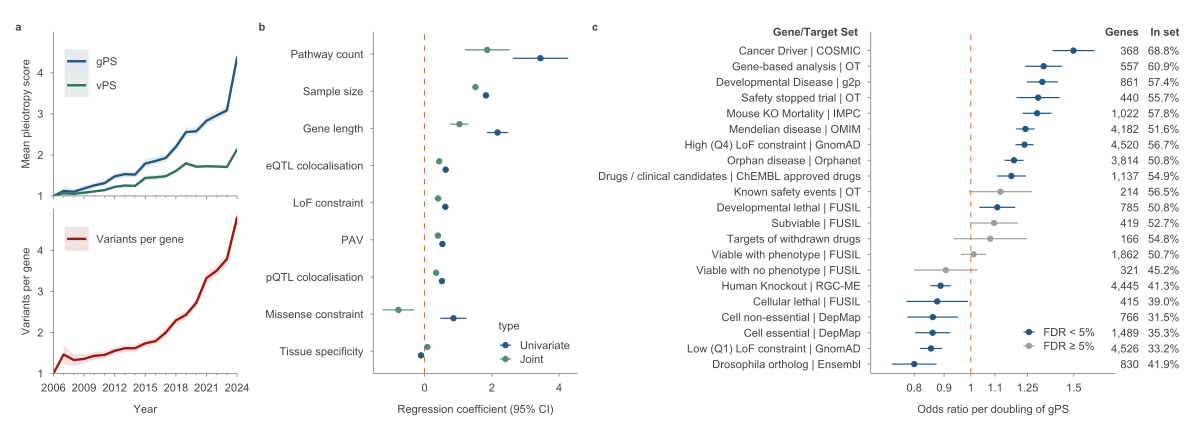

The script that drew this image:
# Figure 4 combined grid: Plot A | Plot B | Plot C
# Produces a single PNG with three panels side by side.

suppressPackageStartupMessages({
  library(ggplot2)
  library(dplyr)
  library(tidyr)
  library(patchwork)
})

# ---- Common style constants ----
text_size    <- 8
text_colour  <- "#434343"
axis_colour  <- "#8a8a8a"
col_gene     <- "#245780"
col_variant  <- "#2F735F"
col_cover    <- "#A01813"
col_uni      <- "#245780"
col_multi    <- "#528B78"
col_gwas     <- "#A01813"
col_other    <- "#245780"
col_vline    <- "#D65A1F"
ci_lwd       <- 0.4

base_theme <- theme_minimal() +
  theme(
    text             = element_text(face = "plain", color = text_colour, size = text_size),
    plot.title       = element_text(face = "plain", size = text_size, hjust = 0.5, color = text_colour),
    axis.title       = element_text(size = text_size, face = "plain", color = text_colour),
    axis.title.y     = element_text(size = text_size, face = "plain", color = text_colour,
                                    margin = margin(r = 4), vjust = 1),
    axis.text        = element_text(size = text_size, face = "plain", color = text_colour),
    axis.text.x      = element_text(size = text_size, face = "bold",
                                    margin = margin(t = -1), color = text_colour),
    axis.title.x     = element_text(size = text_size, face = "plain", color = text_colour,
                                    margin = margin(t = 8)),
    axis.ticks        = element_line(color = axis_colour, linewidth = 0.3),
    axis.ticks.length = unit(0.08, "cm"),
    axis.minor.ticks.length = rel(0.5),
    panel.background  = element_blank(),
    panel.grid.major  = element_blank(),
    panel.grid.major.x = element_blank(),
    panel.grid.minor  = element_blank(),
    panel.border      = element_blank(),
    axis.line         = element_line(color = axis_colour, linewidth = 0.3),
    legend.position   = "bottom",
    legend.title      = element_blank(),
    legend.text       = element_text(face = "plain", color = text_colour, size = text_size),
    strip.background  = element_blank(),
    strip.placement   = "outside",
    strip.text.y      = element_text(size = text_size, face = "plain", color = text_colour)
  )

# ---- Data directory ----
# Inputs come from data/intermediate_files_refactor/.
# Run from the repository root: tools/run_r.sh chapters/04-figures-main/figure_4/figure_4.R
data_dir <- "data/intermediate_files_refactor"

# ===========================================================================
# PLOT A: Pleiotropy over time (two-panel facet)
# ===========================================================================
gene_pleio    <- read.csv(file.path(data_dir, "Fig4A_stats_gene_pleiotropy.csv"),
                          sep = "\t", row.names = 1)
variant_pleio <- read.csv(file.path(data_dir, "Fig4A_stats_variant_pleiotropy.csv"),
                          sep = "\t", row.names = 1)
gene_coverage <- read.csv(file.path(data_dir, "Fig4A_stats_gene_coverage.csv"),
                          sep = "\t", row.names = 1)

pleio_df <- bind_rows(
  gene_pleio    %>% mutate(group = "gPS"),
  variant_pleio %>% mutate(group = "vPS")
) %>%
  mutate(ci_lo = mean - se * 1.96, ci_hi = mean + se * 1.96,
         year  = as.integer(year))

cover_df <- gene_coverage %>%
  mutate(group = "Variants per gene",
         ci_lo = mean - se * 1.96, ci_hi = mean + se * 1.96,
         year  = as.integer(year))

x_breaks <- seq(2006, 2024, by = 3)
x_minor  <- setdiff(seq(2006, 2024, by = 1), x_breaks)

p_top <- ggplot(pleio_df, aes(x = year, y = mean, color = group, fill = group)) +
  geom_ribbon(aes(ymin = ci_lo, ymax = ci_hi),
              alpha = 0.12, linewidth = 0, color = NA) +
  geom_line(linewidth = 0.8) +
  scale_color_manual(labels = c("gPS", "vPS"),
                     values = c("gPS" = col_gene, "vPS" = col_variant)) +
  scale_fill_manual(labels = c("gPS", "vPS"),
                    values = c("gPS" = col_gene, "vPS" = col_variant)) +
  scale_x_continuous(breaks = x_breaks, minor_breaks = x_minor,
                     expand = c(0, 0),
                     guide = guide_axis(minor.ticks = TRUE)) +
  scale_y_continuous(breaks = 1:4, expand = c(0, 0)) +
  coord_cartesian(xlim = c(2006, 2024), ylim = c(1, 5)) +
  labs(x = NULL, y = "Mean pleiotropy score") +
  base_theme +
  theme(
    axis.text.x  = element_blank(),
    axis.title.x = element_blank(),
    legend.position      = c(0.02, 0.94),
    legend.justification = c(0, 1),
    legend.background    = element_rect(fill = NA, color = NA),
    plot.margin = margin(t = 5, r = 10, b = 0, l = 5)
  )

p_bot <- ggplot(cover_df, aes(x = year, y = mean, color = group, fill = group)) +
  geom_ribbon(aes(ymin = ci_lo, ymax = ci_hi),
              alpha = 0.12, linewidth = 0, color = NA) +
  geom_line(linewidth = 0.8) +
  scale_color_manual(values = c("Variants per gene" = col_cover)) +
  scale_fill_manual(values  = c("Variants per gene" = col_cover)) +
  scale_x_continuous(breaks = x_breaks, minor_breaks = x_minor,
                     expand = c(0, 0),
                     guide = guide_axis(minor.ticks = TRUE)) +
  scale_y_continuous(breaks = 1:4, expand = c(0, 0)) +
  coord_cartesian(xlim = c(2006, 2024), ylim = c(1, 5)) +
  labs(x = "Year", y = "Variants per gene") +
  base_theme +
  theme(
    axis.text.x      = element_text(size = text_size, face = "plain",
                                    margin = margin(t = -1), color = text_colour),
    axis.line.x.top  = element_blank(),
    legend.position      = c(0.02, 0.94),
    legend.justification = c(0, 1),
    legend.background    = element_rect(fill = NA, color = NA),
    plot.margin  = margin(t = 0, r = 10, b = 5, l = 5)
  )

# ===========================================================================
# PLOT B: NB regression forest plot (ggplot2)
# ===========================================================================
# The negative-binomial fits live in chapters/02-analysis-main/05_gene_pleiotropy.ipynb, which
# writes this table. They used to be re-fitted here from gene_pleiotropy_full_model.csv, so the
# published coefficients had two independent implementations; this script now only plots them.
coef_b <- read.csv(file.path(data_dir, "gene_pleiotropy_coefficients.csv"),
                   stringsAsFactors = FALSE)

covariates <- c(
  "maxEQTLColocNormalised", "maxPQTLColocNormalised", "maxVEPNormalised",
  "maxEffectiveSampleSizeNormalised", "lofConstraintNormalised",
  "misConstraintNormalised", "geneLengthNormalised",
  "pathwayCountNormalised", "tissueSpecificityBinaryNormalised"
)
covariate_labels <- c(
  "eQTL colocalisation", "pQTL colocalisation", "PAV", "Sample size",
  "LoF constraint", "Missense constraint", "Gene length",
  "Pathway count", "Tissue specificity"
)

# One row per covariate, in the order of `covariates`, for a given model type.
model_rows <- function(model_type) {
  rows <- coef_b[coef_b$model_type == model_type, ]
  rows <- rows[match(covariates, rows$covariate), ]
  stopifnot(!any(is.na(rows$coefficient)))
  rows
}

uni   <- model_rows("Univariate")
multi <- model_rows("Multi")

uni_coef     <- uni$coefficient
uni_ci_lower <- uni$ci_lower
uni_ci_upper <- uni$ci_upper

multi_coef     <- multi$coefficient
multi_ci_lower <- multi$ci_lower
multi_ci_upper <- multi$ci_upper

mean_effect_b  <- (uni_coef + multi_coef) / 2
sorted_labels_b <- covariate_labels[order(mean_effect_b)]   # ascending: lowest at bottom, highest at top

forest_b <- data.frame(
  label = rep(factor(covariate_labels, levels = sorted_labels_b), 2),
  coef  = c(uni_coef, multi_coef),
  ci_lo = c(uni_ci_lower, multi_ci_lower),
  ci_hi = c(uni_ci_upper, multi_ci_upper),
  type  = factor(rep(c("Univariate", "Joint"), each = length(covariates)),
                 levels = c("Univariate", "Joint"))
)

p_b <- ggplot(forest_b, aes(x = coef, y = label, colour = type)) +
  geom_vline(xintercept = 0, colour = col_vline, linetype = "dashed",
             linewidth = 0.3) +
  geom_errorbar(aes(xmin = ci_lo, xmax = ci_hi), width = 0,
                linewidth = 0.4, position = position_dodge(0.45),
                orientation = "y") +
  geom_point(size = 1.5, position = position_dodge(0.45)) +
  scale_colour_manual(values = c("Univariate" = col_uni, "Joint" = col_multi)) +
  labs(x = "Regression coefficient (95% CI)", y = NULL) +
  base_theme +
  theme(
    axis.text.x = element_text(size = text_size, face = "plain", color = text_colour),
    legend.position      = c(1, 0),
    legend.justification = c(1, 0),
    legend.background    = element_rect(fill = NA, color = NA),
    legend.key.size      = unit(0.35, "cm"),
    legend.title         = element_text(size = text_size, face = "plain", color = text_colour)
  )

# ===========================================================================
# PLOT C: Enrichment of Pleiotropy in Gene Sets (ggplot2)
# ===========================================================================
results_df <- read.csv(file.path(data_dir, "gene_pleiotropy_by_category.csv"),
                       stringsAsFactors = FALSE)
results_df <- results_df[order(results_df$log_odds_ratio), ]
plot_data  <- results_df[complete.cases(results_df[, c("log_ci_lower", "log_ci_upper")]), ]

col_insig <- "#9e9e9e"

# FDR from p-values (Benjamini–Hochberg); asterisk when FDR < 5%
plot_data$label <- gsub("^ChEMBL\\b", "ChEMBL approved drugs", plot_data$label)
plot_data$label <- gsub("^Withdrawn Drug\\b", "Targets of withdrawn drugs", plot_data$label)

plot_data$fdr     <- p.adjust(plot_data$p_value, method = "fdr")

# Label renaming (format: "Name |Source")
plot_data$label <- sub("^Q4 LoF constraint", "High (Q4) LoF constraint | GnomAD", plot_data$label)
plot_data$label <- sub("^Q1 LoF constraint", "Low (Q1) LoF constraint | GnomAD", plot_data$label)
plot_data$label <- sub("^ChEMBL", "Drugs / clinical candidates | ChEMBL", plot_data$label)
plot_data$label <- sub("^Mouse KO Mortality", "Mouse KO Mortality | IMPC", plot_data$label)
plot_data$label <- sub("^Trial Safety", "Safety stopped trial | OT", plot_data$label)
plot_data$label <- sub("^DD panel \\(gene2phenotype\\)", "Developmental Disease | g2p", plot_data$label)
plot_data$label <- sub("^OMIM", "Mendelian disease | OMIM", plot_data$label)
plot_data$label <- sub("^Withdrawn Drug", "Withdrawn drug | ChEMBL", plot_data$label)
plot_data$label <- sub("^Gene-based analysis", "Gene-based analysis | OT", plot_data$label)
plot_data$label <- sub("^Orphanet", "Orphan disease | Orphanet", plot_data$label)
plot_data$label <- sub("^Known safety events", "Known safety events | OT", plot_data$label)
plot_data$label <- sub("^Human Knockout", "Human Knockout | RGC-ME", plot_data$label)
plot_data$label <- sub("^Drosophila distant orthologs", "Drosophila ortholog | Ensembl", plot_data$label)
plot_data$label <- sub("^Essential Gene \\(DepMap\\)", "Cell essential | DepMap", plot_data$label)
plot_data$label <- sub("^Non-essential Gene \\(DepMap\\)", "Cell non-essential | DepMap", plot_data$label)
plot_data$label <- sub("^Cancer Driver \\(COSMIC\\)", "Cancer Driver | COSMIC", plot_data$label)
plot_data$label <- sub("^Cellular lethal \\(FUSIL\\)", "Cellular lethal | FUSIL", plot_data$label)
plot_data$label <- sub("^Developmental lethal \\(FUSIL\\)", "Developmental lethal | FUSIL", plot_data$label)
plot_data$label <- sub("^Subviable \\(FUSIL\\)", "Subviable | FUSIL", plot_data$label)
plot_data$label <- sub("^Viable with phenotype \\(FUSIL\\)", "Viable with phenotype | FUSIL", plot_data$label)
plot_data$label <- sub("^Viable with no phenotype \\(FUSIL\\)", "Viable with no phenotype | FUSIL", plot_data$label)

# Extract count and percentage separately, then clean label
plot_data$n_label   <- formatC(as.integer(sub(".*\\(([0-9]+)/[0-9.]+%\\)$", "\\1", plot_data$label)),
                               format = "d", big.mark = ",")
plot_data$pct_label <- sub(".*\\([0-9]+/([0-9.]+%)\\)$", "\\1", plot_data$label)
plot_data$label     <- sub(" \\([0-9]+/[0-9.]+%\\)$", "", plot_data$label)

plot_data$label_display <- as.character(plot_data$label)
plot_data$label     <- factor(plot_data$label_display, levels = plot_data$label_display)
plot_data$sig_label <- ifelse(plot_data$fdr < 0.05, "FDR < 5%", "FDR \u2265 5%")

# ---- R2 minor comment 3: plot odds ratios, not log odds ratios -------------
# The in-text values and the Figure 4 caption were converted to odds ratios per doubling of gPS;
# only this axis still showed log-odds. odds_ratio / ci_lower / ci_upper are already columns of the
# input table (they are exp() of the log columns, written by
# `04_gene_pleiotropy_by categories.ipynb`), so this is a column swap, not a recomputation.
#
# Geometry is preserved exactly. All layout constants below are still derived in log space and then
# exponentiated, because position on a log-scaled OR axis is proportional to log(OR) = log_odds_ratio.
# Point spacing and interval widths are therefore identical to the published panel; only the axis
# furniture changes.
x_lo   <- min(plot_data$log_ci_lower, na.rm = TRUE)
x_hi   <- max(plot_data$log_ci_upper, na.rm = TRUE)
x_span <- x_hi - x_lo
x_col1 <- exp(x_hi + x_span * 0.22)   # right edge of "Genes" column
x_col2 <- exp(x_hi + x_span * 0.42)   # right edge of "In set" column
y_hdr  <- nlevels(plot_data$label) + 1.2
x_axis_lo <- exp(x_lo - 0.05 * x_span)
x_axis_hi <- exp(x_hi + 0.05 * x_span)

# Symmetric about 1 on a log scale: 0.8 and 1.25 are reciprocals, as are 0.9 and 1.111 (~1.1).
or_breaks <- c(0.8, 0.9, 1, 1.1, 1.25, 1.5)
or_labels <- c("0.8", "0.9", "1", "1.1", "1.25", "1.5")

# Where -Inf resolves to: the coord_cartesian range after the default 5% continuous expansion,
# computed in log space because the scale is log10.
x_hdr_anchor <- 10^(log10(x_axis_lo) - 0.05 * (log10(x_axis_hi) - log10(x_axis_lo)))

p_c <- ggplot(plot_data, aes(x = odds_ratio, y = label, colour = sig_label)) +
  geom_vline(xintercept = 1, colour = col_vline, linetype = "dashed",
             linewidth = 0.3) +
  geom_errorbar(aes(xmin = ci_lower, xmax = ci_upper), width = 0,
                linewidth = 0.4, orientation = "y") +
  geom_point(shape = 19, size = 1.5) +
  geom_text(aes(x = x_col1, y = label, label = n_label),
            hjust = 1, size = text_size / .pt, color = text_colour,
            inherit.aes = FALSE) +
  geom_text(aes(x = x_col2, y = label, label = pct_label),
            hjust = 1, size = text_size / .pt, color = text_colour,
            inherit.aes = FALSE) +
  # x = -Inf cannot be log-transformed (log(-Inf) is NaN and the layer is silently dropped), so the
  # panel minimum is passed explicitly. -Inf resolves to the *expanded* lower bound, not to
  # x_axis_lo, so the default 5% continuous expansion is reproduced here in log space. That puts the
  # header on exactly the pixel it occupies in the published panel.
  annotate("text", x = x_hdr_anchor, y = y_hdr, label = "Gene/Target Set",
           hjust = 1.15, size = text_size / .pt, color = text_colour, fontface = "bold") +
  annotate("text", x = x_col1, y = y_hdr, label = "Genes",
           hjust = 1, size = text_size / .pt, color = text_colour, fontface = "bold") +
  annotate("text", x = x_col2, y = y_hdr, label = "In set",
           hjust = 1, size = text_size / .pt, color = text_colour, fontface = "bold") +
  scale_colour_manual(
    values = c("FDR < 5%" = col_other, "FDR \u2265 5%" = col_insig),
    breaks = c("FDR < 5%", "FDR \u2265 5%")
  ) +
  scale_x_log10(breaks = or_breaks, labels = or_labels) +
  coord_cartesian(xlim = c(x_axis_lo, x_axis_hi), clip = "off") +
  labs(x = "Odds ratio per doubling of gPS", y = NULL) +
  base_theme +
  theme(
    axis.text.x          = element_text(size = text_size, face = "plain", color = text_colour),
    legend.position      = c(1, 0),
    legend.justification = c(1, 0),
    legend.background    = element_rect(fill = NA, color = NA),
    legend.key.size      = unit(0.35, "cm"),
    legend.margin        = margin(r = 15, b = 15),
    plot.margin          = margin(t = 10, r = 55, b = 5, l = 5)
  )

# ===========================================================================
# COMBINE: (p_top / p_bot) | p_b | p_c  — all ggplot2, patchwork aligns heights
# ===========================================================================
final <- (p_top / p_bot) | p_b | p_c
final <- final +
  plot_layout(widths = c(0.9, 1, 1.2)) +
  plot_annotation(tag_levels = list(c("a", "", "b", "c"))) &
  theme(plot.tag = element_text(face = "bold", size = 8, color = text_colour))

out_dir <- "chapters/04-figures-main/figure_4"
png_file <- file.path(out_dir, "figure_4.pdf")
quartz(file = png_file, type = "pdf", width = 12, height = 4.3, bg = "white")
print(final)
invisible(dev.off())
message("Saved: ", png_file)
